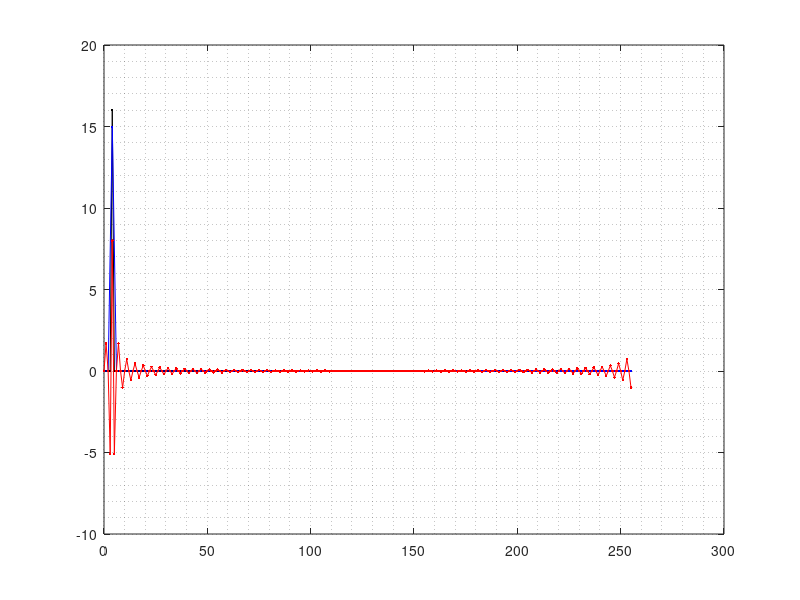

The MATLAB source for this figure:
% effect of freq band selection

% original: original signal
% lowband: partial selection of original
% lowpass: parts of original forced to zeros

original_f = exp(-1i*2*pi*(0:255)/64);
original_t = ifft(original_f)*sqrt(256);
for i = 1 : 64
    lowband_f = original_f(1+i:256-i);
    lowpass_f = zeros(256, 1); lowpass_f(1+i:256-i) = lowband_f;
    lowband_t = ifft(lowband_f)*sqrt(224);
    lowpass_t = ifft(lowpass_f)*sqrt(256);
    idx_lowband_t = linspace(0, 255, 256-2*i);
    
    figure(1)
    plot(0:255, real(original_t), '-k.'), hold on
    plot(idx_lowband_t, real(lowband_t), '-b.')
    plot(0:255, real(lowpass_t), '-r.'), hold off, grid minor
    pause
end
